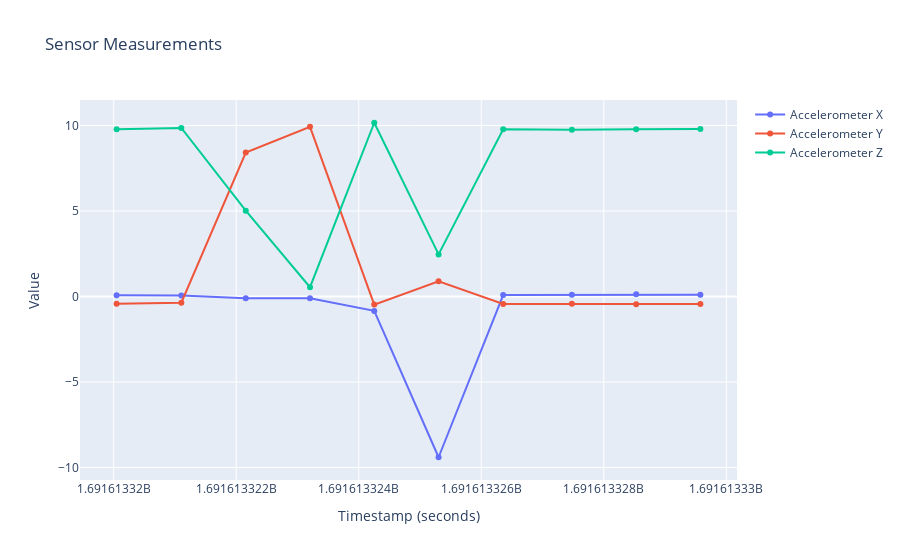

Here is the notebook cell this chart was saved with:
### Markdown cell above
## Example: Plotting Sensor Data

Now let's dive deeper, and plot this data. 

Please, run the next script!

### Code cell
import bluerobotics_navigator as navigator
import plotly.graph_objs as go
from IPython.display import clear_output
import time

# Initialize the Navigator with factory defaults
navigator.init()

# Initialize lists to store data for plotting
max_data_points = 10
timestamps = []
accelerometer_x = []
accelerometer_y = []
accelerometer_z = []

# Set the interval for updating the plot (in seconds)
update_interval = 1

try:
    while True:
        # Read data from the accelerometer sensor
        accelerometer_data = navigator.read_accel()

        # Append data to the lists
        timestamps.append(time.time())
        accelerometer_x.append(accelerometer_data.x)
        accelerometer_y.append(accelerometer_data.y)
        accelerometer_z.append(accelerometer_data.z)

        # Trim data to retain only the last max_data_points
        if len(timestamps) > max_data_points:
            timestamps.pop(0)
            accelerometer_x.pop(0)
            accelerometer_y.pop(0)
            accelerometer_z.pop(0)

        # Create Plotly figure
        fig = go.Figure()
        fig.add_trace(go.Scatter(x=timestamps, y=accelerometer_x, mode='lines+markers', name='Accelerometer X'))
        fig.add_trace(go.Scatter(x=timestamps, y=accelerometer_y, mode='lines+markers', name='Accelerometer Y'))
        fig.add_trace(go.Scatter(x=timestamps, y=accelerometer_z, mode='lines+markers', name='Accelerometer Z'))

        # Update layout
        fig.update_layout(
            title='Sensor Measurements',
            xaxis_title='Timestamp (seconds)',
            yaxis_title='Value'
        )

        # Clear previous output and display current plot
        clear_output(wait=True)
        fig.show()

        # Wait for the specified interval before updating the plot
        time.sleep(update_interval)

except KeyboardInterrupt:
    pass

### Figure 1 — Plotly figure (JSON) as saved in the notebook; plotly's stock layout.template omitted (floating-point values rounded to 4 significant figures)
{"data": [{"mode": "lines+markers", "name": "Accelerometer X", "type": "scatter", "x": [1692000000.0, 1692000000.0, 1692000000.0, 1692000000.0, 1692000000.0, 1692000000.0, 1692000000.0, 1692000000.0, 1692000000.0, 1692000000.0], "y": [0.06943, 0.05028, -0.1077, -0.103, -0.8428, -9.402, 0.07901, 0.09577, 0.1341, 0.1077]}, {"mode": "lines+markers", "name": "Accelerometer Y", "type": "scatter", "x": [1692000000.0, 1692000000.0, 1692000000.0, 1692000000.0, 1692000000.0, 1692000000.0, 1692000000.0, 1692000000.0, 1692000000.0, 1692000000.0], "y": [-0.4286, -0.3639, 8.418, 9.92, -0.4765, 0.8931, -0.4358, -0.431, -0.4573, -0.4429]}, {"mode": "lines+markers", "name": "Accelerometer Z", "type": "scatter", "x": [1692000000.0, 1692000000.0, 1692000000.0, 1692000000.0, 1692000000.0, 1692000000.0, 1692000000.0, 1692000000.0, 1692000000.0, 1692000000.0], "y": [9.783, 9.857, 5.016, 0.5411, 10.16, 2.461, 9.781, 9.754, 9.776, 9.795]}], "layout": {"autosize": true, "title": {"text": "Sensor Measurements"}, "xaxis": {"autorange": true, "range": [1692000000.0, 1692000000.0], "title": {"text": "Timestamp (seconds)"}, "type": "linear"}, "yaxis": {"autorange": true, "range": [-11.02, 11.77], "title": {"text": "Value"}, "type": "linear"}}}
